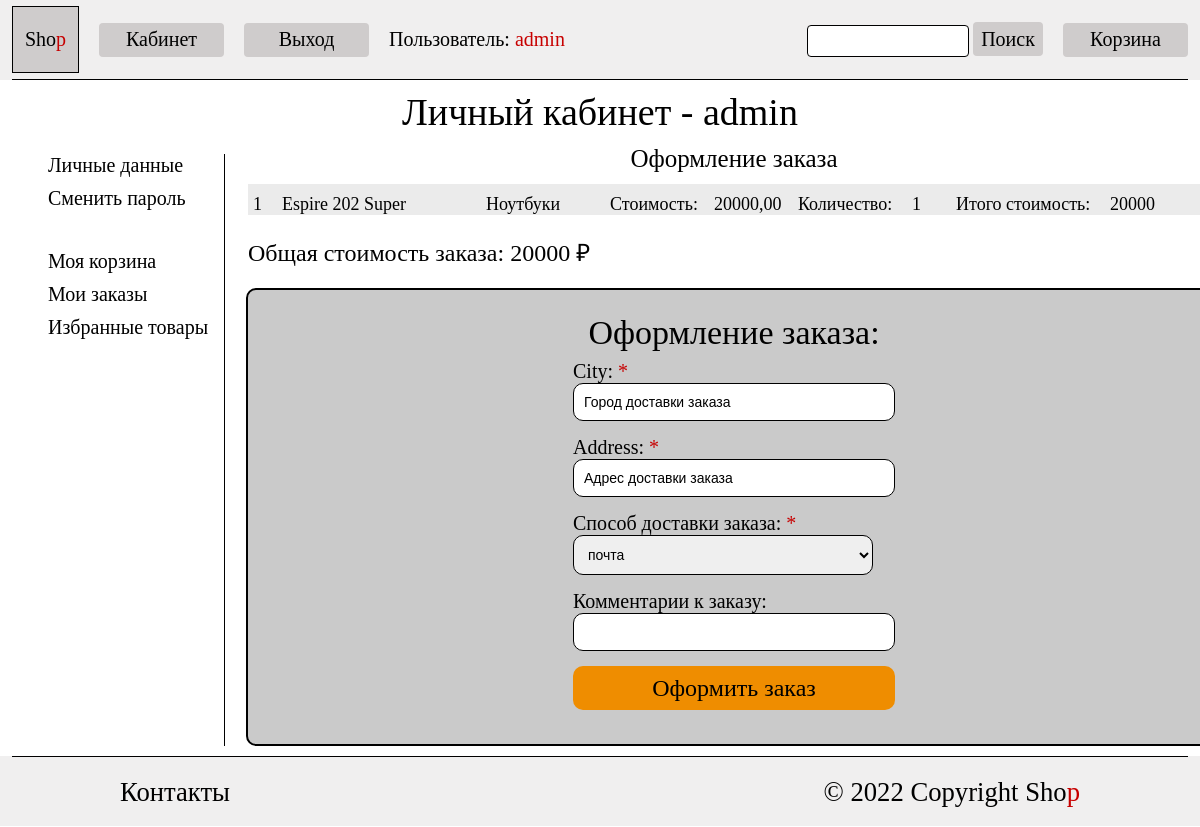
Screenshot of /auth/cabinet/ordering (signed in) with the database file from the repository.
### shop/models.py (models this page shows, shortened)
class User(AbstractUser):
    email = models.EmailField(max_length=254, unique=True)
    favorite_product = models.ManyToManyField('Product',
                                              through='FavoriteProduct',
                                              related_name='favorite_product')
    shopping_cart = models.ManyToManyField(
        'Product',
        through='ShoppingCartProduct',
        related_name='shopping_cart'
    )
    def get_favorite_product(self):
        return ', '.join(
            self.favorite_product.all().values_list('name', flat=True)
        )
    get_favorite_product.short_description = 'Избранные товары'
    def get_shopping_cart(self):
        products = ShoppingCartProduct.objects.filter(user=self.id)
        return ", ".join((map(str, products)))
    get_shopping_cart.short_description = 'Товары в корзине'
    class Meta:
        verbose_name_plural = "Пользователи"
        verbose_name = "Пользователь"
        ordering = ["id"]
    def __str__(self):
        return self.username

class ShoppingCartProduct(models.Model):
    product = models.ForeignKey(Product, on_delete=models.CASCADE)
    amount = models.PositiveSmallIntegerField(
        validators=[validate_above_zero],
        default=1,
        verbose_name='Количество товаров'
    )
    user = models.ForeignKey(User, on_delete=models.CASCADE)
    class Meta:
        verbose_name_plural = 'Товары в корзине'
        verbose_name = 'Товар в корзине'
        ordering = ['user']
        constraints = [
            models.UniqueConstraint(
                fields=['product', 'user'],
                name='unique_product_user'
            )
        ]

class Product(models.Model):
    name = models.CharField(max_length=100, verbose_name='Наименование товара')
    brand = models.ForeignKey(Brand,
                              on_delete=models.CASCADE,
                              related_name='products',
                              verbose_name='Бренд товара')
    description = models.TextField(verbose_name='Описание товара')
    category = models.ForeignKey(Category,
                                 on_delete=models.CASCADE,
                                 related_name='products',
                                 verbose_name='Категория товара')
    price = models.DecimalField(max_digits=12,
                                decimal_places=2,
                                verbose_name='Стоимость товара')
    image_preview = models.ImageField(
        upload_to='product/',
        validators=[validate_product_image_size, ],
        verbose_name='Изображение предпросмотр товара',
        help_text=mark_safe(f'<span style="color:red; font-size:14px;">'
                            f'Разрешение изображения должно быть: '
                            f'{settings.PRODUCT_PREVIEW_IMAGE_RESOLUTION[0]}*{settings.PRODUCT_PREVIEW_IMAGE_RESOLUTION[1]}'
                            f'</span>')
    )
    class Meta:
        verbose_name_plural = 'Товары'
        verbose_name = 'Товар'
        ordering = ['name']

class Category(models.Model):
    name = models.CharField(max_length=100, verbose_name='Имя категории')
    slug = models.SlugField(unique=True)
    image = models.ImageField(
        upload_to='category/',
        validators=[validate_category_image_size, ],
        verbose_name='Изображение категории',
        help_text=mark_safe(f'<span style="color:red; font-size:14px;">'
                            f'Разрешение изображения должно быть: '
                            f'{settings.CATEGORY_IMAGE_RESOLUTION[0]}*{settings.CATEGORY_IMAGE_RESOLUTION[1]}'
                            f'</span>')
    )
    parent_category = models.ForeignKey(
        'self',
        blank=True,
        null=True,
        on_delete=models.CASCADE,
        related_name='child_category')
    class Meta:
        verbose_name_plural = 'Категории товаров'
        verbose_name = 'Категория товара'
        ordering = ['name']
    def __str__(self):
        return self.name

### users/views.py (the view, shortened to what this page needs)
# urls.py: path('cabinet/ordering', ordering, name='ordering'),
@login_required
def ordering(request):
    products = ShoppingCartProduct.objects.filter(user=request.user)
    """получение общей стоимости заказа"""
    total_cost_order = products.annotate(total_cost=(F('product__price')*F('amount'))).aggregate(Sum('total_cost'))['total_cost__sum']
    template = 'users/ordering.html'
    form = OrderForm(request.POST or None)
    context = {'products': products,
               'total_cost_order': total_cost_order,
               'form': form}
    return render(request, template, context)

### users/forms.py
class OrderForm(ModelForm):
    class Meta:
        model = Order
        fields = ('city', 'address', 'shipping_method', 'comment')

### core/templatetags/form_filters.py (called while the page is built)
@register.filter
def addclass(field, css):
    return field.as_widget(attrs={'class': css})

### templates/users/ordering.html (shortened to what this page needs)
{% extends "base_cabinet.html" %}
{% load form_filters %}
{% block cabinet_data %}
<div class="cabinet_caption">Оформление заказа</div>
<div class="product_category">
      {% for product in products %}
        <a href="{% url 'shop:product' product.product.id %}" target="_blank">
            <div class="product_order_grid">
                <div class="product_cart_self padding_order">{{ forloop.counter }}</div>
                <div class="product_cart_self">{{ product.product.name }}</div>
                <div class="product_cart_self">{{ product.product.category }}</div>
                <div class="product_cart_self">Стоимость:</div>
                <div class="product_cart_self">{{ product.product.price }}</div>
                <div class="product_cart_self">Количество:</div>
                <div class="product_cart_self">{{ product.amount }}</div>
                <div class="product_cart_self">Итого стоимость:</div>
                <div class="product_cart_self">{% widthratio product.product.price 1 product.amount %}</div>
            </div>
        </a>
      {% endfor %}
      <div class="cost_order">Общая стоимость заказа: {{ total_cost_order }} ₽</div>
        <div class="order">
        <div class="order_block">
        <div class="login_title">Оформление заказа:</div>
        <form method="post" onsubmit="return confirm('Все данные правильные? Оформить заказ?')" action="{% url 'users:ordering' %}" class="login_form">
            {% for field in form %}
                <div>
                    <label for="{{ field.id_for_label }}">
                        {{ field.label }}: {% if field.field.required %}<span class="red_text">*</span>{% endif %}
                    </label>
                    <div>{{ field|addclass:'input_text_order' }}</div>
                </div>
            {% endfor %}
            <input type="submit" value="Оформить заказ" class="signup_button">
        </form>
        </div>
</div>
{% endblock %}

### templates/base_cabinet.html (shortened to what this page needs)
{% extends "base.html" %}
{% block content %}
<div class="caption">Личный кабинет - {{ user.username }}</div>
<div class="shop_main">
    <aside>
        {% include "includes/aside_cabinet.html" %}
    </aside>
    <div class="product_category">
        {% block cabinet_data %}{% endblock %}
    </div>
</div>
{% endblock %}

### templates/includes/header.html (shortened to what this page needs)
{% load static %}
<div class="header_flex">
    <div class="header_grid">
        <a href="{% url 'shop:index' %}"><div class="header_logo">
            <div>Sho<span class="red_text">p</span></div>
        </div></a>
        {% if user.is_authenticated %}
            <a href="{% url 'users:cabinet' %}"><div class="button_header">
                <div>Кабинет</div>
            </div></a>
            <form method="post" onsubmit="return confirm('Вы точно хотите выйти?')" action="{% url 'users:logout' %}">
                  <input type="submit" value="Выход" class="button_form">
            </form>
            <div class="text_user">Пользователь: <span class="red_text">{{ user }}</span></div>
        {% endif %}
    </div>
    <div class="header_grid">
        <form action="{% url 'shop:search_product' %}">
            <input type="text" class="input_search" name="q">
            <input type="submit" value="Поиск" class="button_search">
        </form>
        <a href="{% url 'users:shopping_cart' %}"><div class="button_header">Корзина</div></a>
    </div>
</div>
<div class="dividing_line"></div>

### static_dev/css/style.css (style rules this page uses)
* { margin: 0; padding: 0; }
body { height: 100vh; display: grid; grid-template-rows: auto 1fr auto; font-family: 'Minion Pro'; }
a { text-decoration: none; color: black; }
.header_flex { margin: 0px 1%; display: flex; justify-content: space-between; align-items: center; }
.header_grid { display: grid; grid-auto-flow: column; place-items: center stretch; grid-gap: 0 20px; }
.header_logo { display: grid; place-items: center; height: 65px; width: 65px; font-size: 20px; background-color: #cfcccc; border: 1px solid rgb(0, 0, 0); }
.text_user { font-size: 20px; }
.red_text { color: rgb(199, 0, 0); }
.button_header { display: grid; place-items: center; background-color: #cfcccc; width: 125px; height: 34px; font-size: 20px; border-radius: 4px; }
.button_search { font-family: 'Minion Pro'; border: 0px; background-color: #cfcccc; width: 70px; height: 34px; font-size: 20px; border-radius: 4px; }
.input_search { padding-left: 10px; width: 150px; height: 30px; font-size: 16px; border-radius: 4px; border: 1px solid rgb(0, 0, 0); }
.dividing_line { margin: 0 1%; height: 1px; background-color: black; }
.caption { text-align: center; font-size: 38px; margin: 10px 0; }
.shop_main { height: 80%; margin: 0px 4%; display: grid; grid-template-columns: 180px 1fr; }
aside { display: grid; grid-template-columns: 1fr 4px; justify-items: start; text-align: start; }
.product_category { justify-self: stretch; margin: 0px 10px; display: flex; flex-direction: column; gap: 10px 0px; }
.login_title { font-size: 34px; margin-bottom: 8px; }
.login_form { display: flex; flex-direction: column; text-align: left; gap: 15px; }
.signup_button { display: grid; place-items: center; background-color: #ef8d00; width: auto; size: 21px; height: 44px; font-family: 'Minion Pro'; font-size: 18pt; border-radius: 10px; border: 0px; }
.cabinet_caption { text-align: center; font-size: 25px; margin: 1px 0; }
.product_cart_self { margin: 0px 0px; }
.product_order_grid { background-color: #ebebeb; padding-top: 10px; padding-right: 10px; display: grid; grid-template-columns: 30px 200px 120px 100px 80px 110px 40px 150px 100px; font-size: 18px; grid-column-gap: 4px; }
.padding_order { padding-left: 5px; }
.button_form { display: grid; place-items: center; background-color: #cfcccc; width: 125px; height: 34px; font-size: 20px; border-radius: 4px; border: 0px solid rgb(0, 0, 0); font-family: 'Minion Pro'; }
.cost_order { margin-top: 10px; font-size: 24px; }
.order { display: flex; flex-direction: column; align-items: center; gap: 10px; margin: 10px 0; }
.order_block { display: grid; place-items: center; text-align: center; width: 100%; height: auto; padding: 24px 0px; background-color: #cacaca; font-size: 20px; border-radius: 10px; border: 2px solid rgb(0, 0, 0); padding-bottom: 34px; }
.input_text_order { width: 300px; border-radius: 10px; border: 1px solid rgb(0, 0, 0); padding: 10px; font-size: 14px; }

### rows the page displays
User: username "admin"
ShoppingCartProduct: product.name "Espire 202 Super", product.category "Ноутбуки", product.price "20000,00", amount "1", product+amount "20000"

### other values shown
{{ total_cost_order }} "20000"
{{ field.label }} "City" "Address" "Способ доставки заказа" "Комментарии к заказу"
